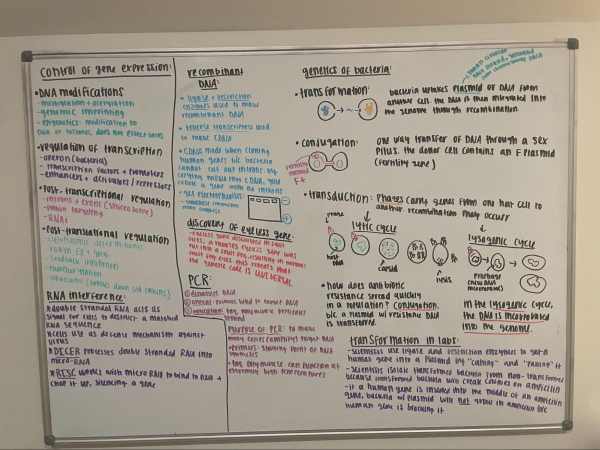
#> input picture src/board.jpg, 1200 x 900 px (shown at 1/2 size)
$ python whiteboard_digitizer.py board.jpg   (older library calls are emulated)
#> lines starting #> are read from the running program, lines starting #| are printed output that depends on the picture; after the words box and inside, x2 and y2 are one past the last pixel; in counts of white or black regions, pixels touching at a corner belong together
import cv2
import numpy as np
import matplotlib.pyplot as plt
from scipy import ndimage
import argparse


class WhiteboardDigitizer:
    """
    A class that implements the Whiteboard-It functionality as described in the paper
    by Zhengyou Zhang and Li-wei He from Microsoft Research.
    """

    def __init__(self):
        """Initialize the whiteboard digitizer with default parameters."""
        self.edge_threshold = 40
        self.hough_threshold = 0.05  # 5% of max votes
        self.cell_size = 15  # for white balancing

    def process_image(self, image_path, manual_corners=None):
        """
        Process a whiteboard image to produce a clean, rectified document.

        Args:
            image_path: Path to the image file
            manual_corners: Optional list of 4 corner points if auto-detection fails

        Returns:
            The processed whiteboard image
        """
#> called with image_path = 'board.jpg'
        # Read the image
        self.image = cv2.imread(image_path)
#> self.image is the input picture: shape (900, 1200, 3); mean B, G, R 141, 153.2, 161.6
        if self.image is None:
            raise ValueError(f"Could not read image at {image_path}")

        # Convert to RGB (OpenCV uses BGR by default)
        self.image = cv2.cvtColor(self.image, cv2.COLOR_BGR2RGB)

        # Make a copy for displaying results
        self.display_image = self.image.copy()

        # Step 1: Detect whiteboard corners
        if manual_corners is not None:
            self.corners = np.array(manual_corners, dtype=np.float32)
        else:
            self.detect_whiteboard()

        # Step 2: Estimate aspect ratio
        aspect_ratio = self.estimate_aspect_ratio()
        print(f"Estimated aspect ratio: {aspect_ratio:.3f}")

        # Step 3: Rectify the image
        self.rectified_image = self.rectify_image(aspect_ratio)

        # Step 4: White balance the image
        self.enhanced_image = self.enhance_colors()

        return self.enhanced_image

    def detect_whiteboard(self):
        """Detect the whiteboard boundaries in the image."""
        print("Detecting whiteboard boundaries...")

        # Convert to grayscale
        gray = cv2.cvtColor(self.image, cv2.COLOR_RGB2GRAY)
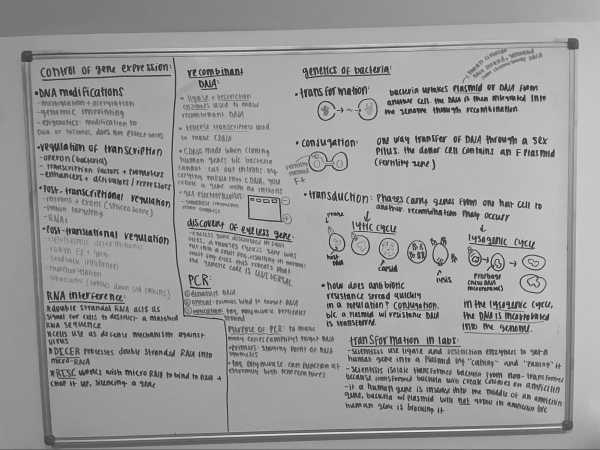
#> gray: shape (900, 1200) (shown at 1/2 size); min 20, max 251, mean 154.4

        # Edge detection using Sobel
        sobel_x = cv2.Sobel(gray, cv2.CV_64F, 1, 0, ksize=3)
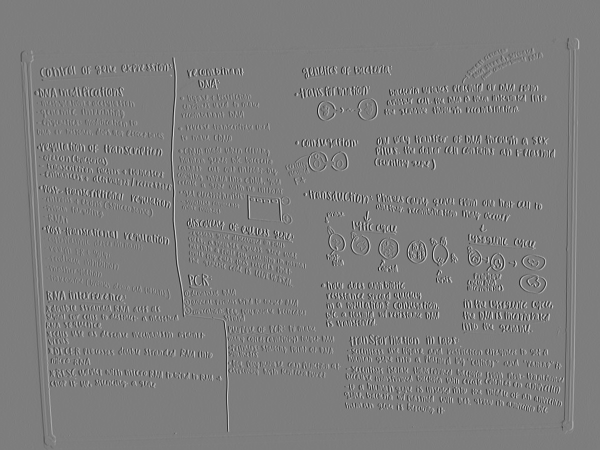
#> sobel_x: shape (900, 1200) float64 (shown at 1/2 size); min -684, max 703, mean 0.3; drawn with min black and max white
        sobel_y = cv2.Sobel(gray, cv2.CV_64F, 0, 1, ksize=3)
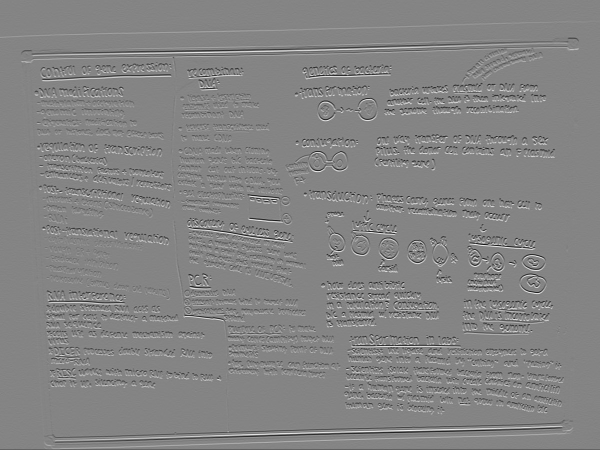
#> sobel_y: shape (900, 1200) float64 (shown at 1/2 size); min -676, max 625, mean -0.3; drawn with min black and max white

        # Calculate gradient magnitude and orientation
        magnitude = np.abs(sobel_x) + np.abs(sobel_y)
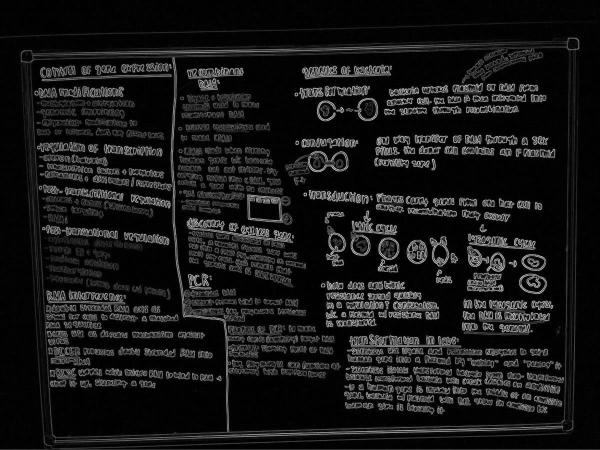
#> magnitude: shape (900, 1200) float64 (shown at 1/2 size); min 0, max 932, mean 86.7; drawn with min black and max white
        edges = (magnitude > self.edge_threshold).astype(np.uint8) * 255
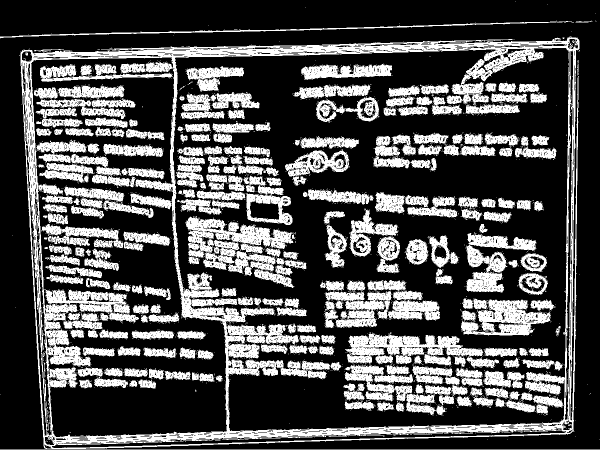
#> edges: shape (900, 1200) (shown at 1/2 size); 31.2% white; 2061 white regions (1841 under 20 px), largest, box (x1, y1, x2, y2) and area: (0, 72, 1200, 899) 101989, (371, 432, 612, 576) 14959, (690, 666, 967, 734) 10188

        # Calculate orientation for each edge pixel
        orientation = np.arctan2(sobel_y, sobel_x) * 180 / np.pi

        # Hough transform to detect lines
        lines = self.hough_transform(edges, orientation)

        # Form and verify quadrangles
        self.corners = self.find_best_quadrangle(lines, edges, orientation)

        # Display corners
        for point in self.corners:
            cv2.circle(self.display_image, tuple(point.astype(int)), 5, (255, 0, 0), -1)

        # Connect corners to show the detected quadrangle
        for i in range(4):
            pt1 = tuple(self.corners[i].astype(int))
            pt2 = tuple(self.corners[(i + 1) % 4].astype(int))
            cv2.line(self.display_image, pt1, pt2, (0, 255, 0), 2)

    def hough_transform(self, edges, orientation):
        """
        Perform Hough transform to detect lines in the edge image.

        Args:
            edges: Binary edge image
            orientation: Orientation of each edge pixel

        Returns:
            List of lines in (rho, theta) format
        """
        height, width = edges.shape
#> (the rest of the program and of its run is left out)
